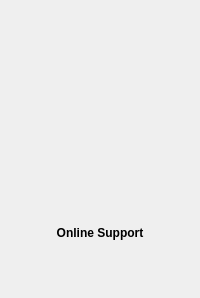
                     <widget class="QWidget" name="widget_9" native="true">
                      <layout class="QVBoxLayout" name="verticalLayout_64">
                       <item>
                        <widget class="QFrame" name="frame_34">
                         <property name="sizePolicy">
                          <sizepolicy hsizetype="Preferred" vsizetype="Preferred">
                           <horstretch>0</horstretch>
                           <verstretch>0</verstretch>
                          </sizepolicy>
                         </property>
                         <property name="maximumSize">
                          <size>
                           <width>16777215</width>
                           <height>16777215</height>
                          </size>
                         </property>
                         <property name="styleSheet">
                          <string notr="true">border-radius:10px;</string>
                         </property>
                         <property name="frameShape">
                          <enum>QFrame::StyledPanel</enum>
                         </property>
                         <property name="frameShadow">
                          <enum>QFrame::Raised</enum>
                         </property>
                         <layout class="QVBoxLayout" name="verticalLayout_61">
                          <item>
                           <widget class="QLabel" name="label_13">
                            <property name="minimumSize">
                             <size>
                              <width>100</width>
                              <height>200</height>
                             </size>
                            </property>
                            <property name="maximumSize">
                             <size>
                              <width>200</width>
                              <height>200</height>
                             </size>
                            </property>
                            <property name="baseSize">
                             <size>
                              <width>100</width>
                              <height>200</height>
                             </size>
                            </property>
                            <property name="text">
                             <string/>
                            </property>
                            <property name="pixmap">
                             <pixmap resource="resources.qrc">:/images/images/learning1.png</pixmap>
                            </property>
                            <property name="alignment">
                             <set>Qt::AlignCenter</set>
                            </property>
                            <property name="wordWrap">
                             <bool>false</bool>
                            </property>
                           </widget>
                          </item>
                          <item>
                           <widget class="QPushButton" name="pushButton">
                            <property name="font">
                             <font>
                              <weight>75</weight>
                              <bold>true</bold>
                             </font>
                            </property>
                            <property name="text">
                             <string>Online Support</string>
                            </property>
                           </widget>
                          </item>
                         </layout>
                        </widget>
                       </item>
                       <item>
                        <widget class="QFrame" name="frame_35">
                         <property name="styleSheet">
                          <string notr="true">border-radius:10px;</string>
                         </property>
                         <property name="frameShape">
                          <enum>QFrame::StyledPanel</enum>
                         </property>
                         <property name="frameShadow">
                          <enum>QFrame::Raised</enum>
                         </property>
                         <layout class="QVBoxLayout" name="verticalLayout_60">
                          <item>
                           <widget class="QLabel" name="label_27">
                            <property name="text">
                             <string/>
                            </property>
                            <property name="scaledContents">
                             <bool>true</bool>
                            </property>
                           </widget>
                          </item>
                         </layout>
                        </widget>
                       </item>
                      </layout>
                     </widget>
